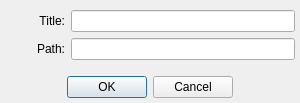
<?xml version="1.0" encoding="UTF-8"?>
<ui version="4.0">
 <class>FavoriteAddDialog</class>
 <widget class="QDialog" name="FavoriteAddDialog">
  <property name="geometry">
   <rect>
    <x>0</x>
    <y>0</y>
    <width>300</width>
    <height>103</height>
   </rect>
  </property>
  <property name="windowTitle">
   <string>Add Favorite</string>
  </property>
  <layout class="QVBoxLayout" name="verticalLayout_2">
   <property name="leftMargin">
    <number>0</number>
   </property>
   <property name="topMargin">
    <number>0</number>
   </property>
   <property name="rightMargin">
    <number>0</number>
   </property>
   <property name="bottomMargin">
    <number>5</number>
   </property>
   <item>
    <layout class="QFormLayout" name="formLayout">
     <property name="leftMargin">
      <number>5</number>
     </property>
     <property name="topMargin">
      <number>10</number>
     </property>
     <property name="rightMargin">
      <number>5</number>
     </property>
     <property name="bottomMargin">
      <number>10</number>
     </property>
     <item row="0" column="0">
      <widget class="QLabel" name="label">
       <property name="sizePolicy">
        <sizepolicy hsizetype="Fixed" vsizetype="Preferred">
         <horstretch>0</horstretch>
         <verstretch>0</verstretch>
        </sizepolicy>
       </property>
       <property name="minimumSize">
        <size>
         <width>60</width>
         <height>0</height>
        </size>
       </property>
       <property name="maximumSize">
        <size>
         <width>60</width>
         <height>16777215</height>
        </size>
       </property>
       <property name="text">
        <string>Title:</string>
       </property>
       <property name="alignment">
        <set>Qt::AlignRight|Qt::AlignTrailing|Qt::AlignVCenter</set>
       </property>
      </widget>
     </item>
     <item row="1" column="0">
      <widget class="QLabel" name="label_2">
       <property name="sizePolicy">
        <sizepolicy hsizetype="Fixed" vsizetype="Preferred">
         <horstretch>0</horstretch>
         <verstretch>0</verstretch>
        </sizepolicy>
       </property>
       <property name="minimumSize">
        <size>
         <width>60</width>
         <height>0</height>
        </size>
       </property>
       <property name="maximumSize">
        <size>
         <width>60</width>
         <height>16777215</height>
        </size>
       </property>
       <property name="text">
        <string>Path:</string>
       </property>
       <property name="alignment">
        <set>Qt::AlignRight|Qt::AlignTrailing|Qt::AlignVCenter</set>
       </property>
      </widget>
     </item>
     <item row="0" column="1">
      <widget class="QLineEdit" name="nameLineEdit"/>
     </item>
     <item row="1" column="1">
      <widget class="QLineEdit" name="pathLineEdit">
       <property name="readOnly">
        <bool>true</bool>
       </property>
      </widget>
     </item>
    </layout>
   </item>
   <item>
    <layout class="QHBoxLayout" name="horizontalLayout">
     <property name="spacing">
      <number>6</number>
     </property>
     <item>
      <spacer name="horizontalSpacer">
       <property name="orientation">
        <enum>Qt::Horizontal</enum>
       </property>
       <property name="sizeHint" stdset="0">
        <size>
         <width>40</width>
         <height>20</height>
        </size>
       </property>
      </spacer>
     </item>
     <item>
      <widget class="QPushButton" name="okButton">
       <property name="text">
        <string>OK</string>
       </property>
      </widget>
     </item>
     <item>
      <widget class="QPushButton" name="cancelButton">
       <property name="text">
        <string>Cancel</string>
       </property>
      </widget>
     </item>
     <item>
      <spacer name="horizontalSpacer_2">
       <property name="orientation">
        <enum>Qt::Horizontal</enum>
       </property>
       <property name="sizeHint" stdset="0">
        <size>
         <width>40</width>
         <height>20</height>
        </size>
       </property>
      </spacer>
     </item>
    </layout>
   </item>
  </layout>
 </widget>
 <resources/>
 <connections/>
</ui>
